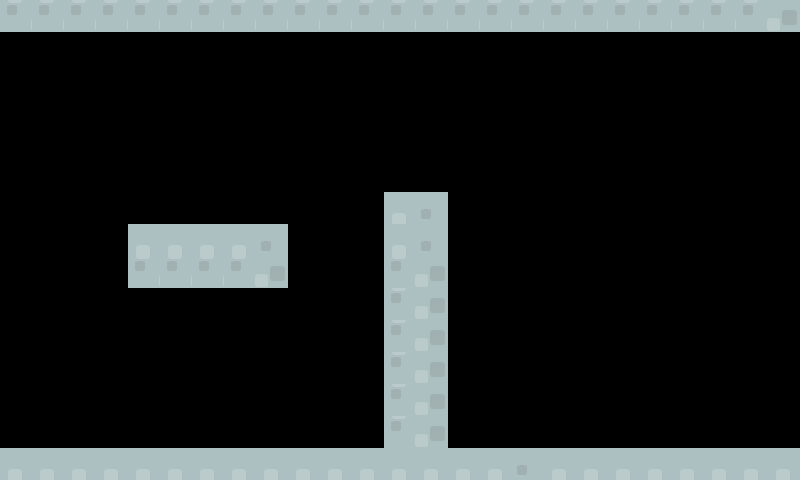

A level layout from a 2D game, rendered from its tile map. Below: a short description, then the map file with tile-grid data replaced by summaries:
An orthogonal 25x15 tile map with 32x32 px tiles, 1 tile layer (Tile Layer 1).

<map version="1.0" orientation="orthogonal" width="25" height="15" tilewidth="32" tileheight="32">
 <tileset firstgid="1" name="castleCenter" tilewidth="32" tileheight="32">
  <image source="../Assets/Kenney/Base pack/Tiles/castleCenter.png" width="70" height="70" />
 </tileset>
 <layer name="Tile Layer 1" width="25" height="15">
  <data>[375 cells, 76 non-empty, 4 distinct tile ids]</data>
 </layer>
</map>
